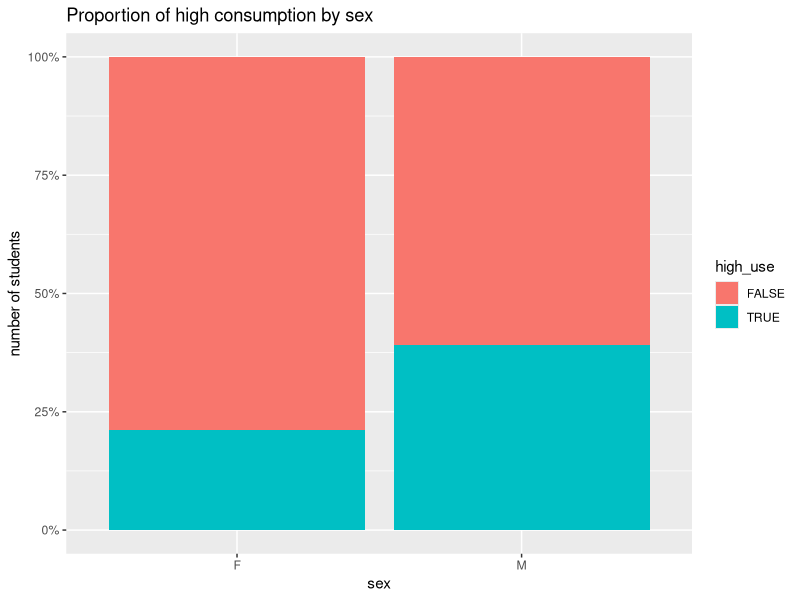
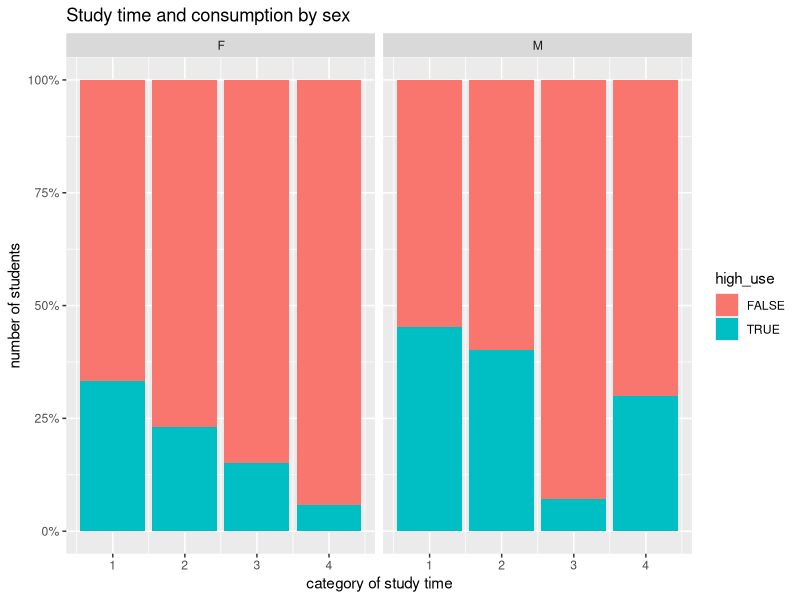
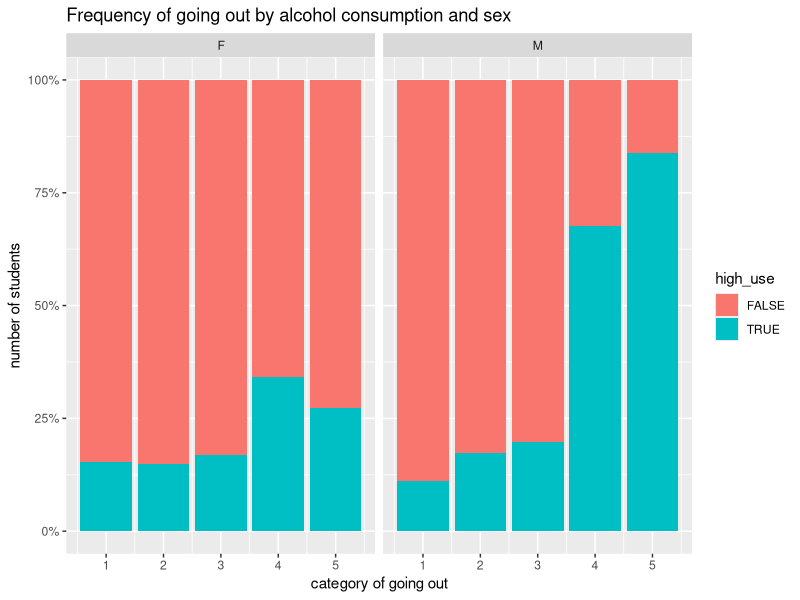
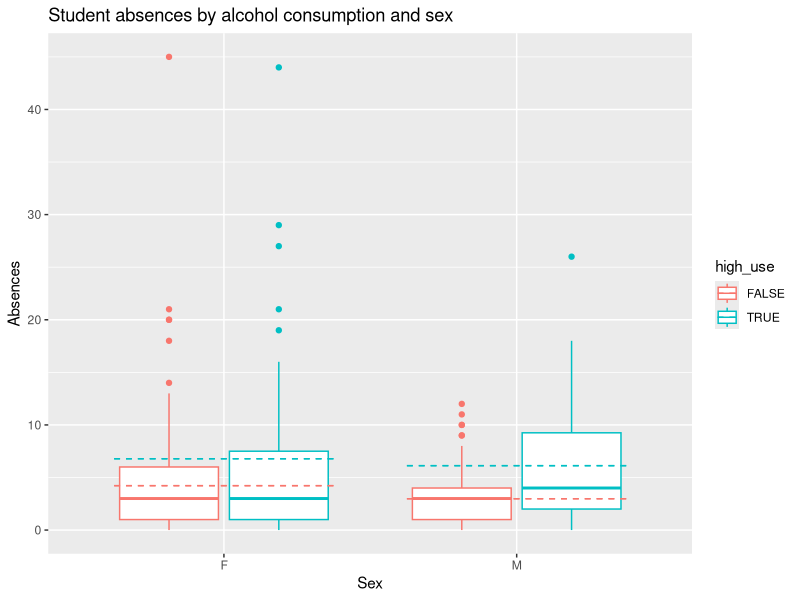
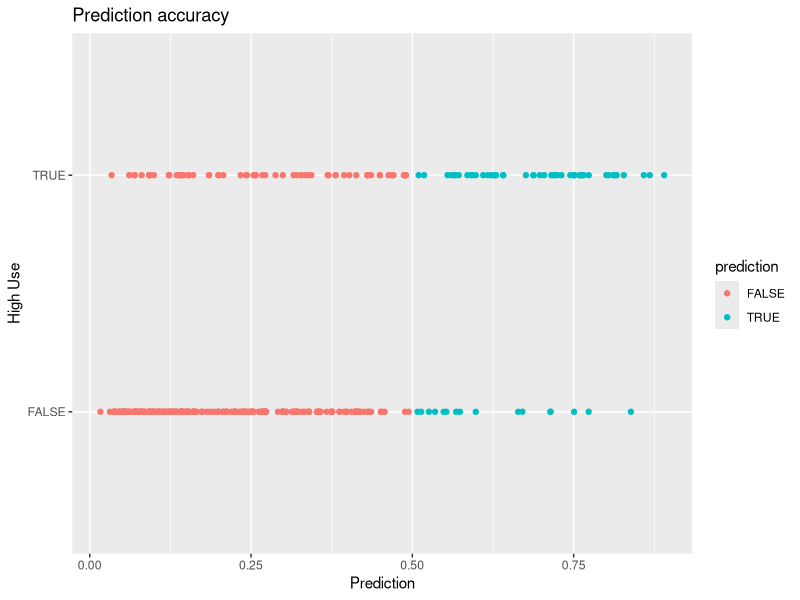

Recreate these plots in R, in order.
## ---- chunk 1
alc <- read.table("data/alc.txt")
colnames(alc)
## ---- chunk 2
library(ggplot2)
ggplot(alc, aes(sex, ..count..)) + 
  ylab("number of students") +
  xlab("sex") +
  scale_y_continuous(labels = scales::percent) +
  geom_bar(aes(fill = high_use), position = "fill") +
  ggtitle("Proportion of high consumption by sex")

## ---- chunk 3
library(ggplot2)
ggplot(alc, aes(studytime, ..count..)) + 
  ylab("number of students") +
  xlab("category of study time") +
  scale_y_continuous(labels = scales::percent) +
  facet_wrap(~sex) +
  geom_bar(aes(fill = high_use), position = "fill") +
  ggtitle("Study time and consumption by sex")  
## ---- chunk 4
ggplot(alc, aes(goout, ..count..)) + 
  ylab("number of students") +
  xlab("category of going out") +
  scale_y_continuous(labels = scales::percent) +
  facet_wrap(~sex) +
  geom_bar(aes(fill = high_use), position = "fill") +
  ggtitle("Frequency of going out by alcohol consumption and sex")
## ---- chunk 5
ggplot(alc, aes(x = sex, y = absences, col = high_use)) + 
  geom_boxplot() + 
  stat_summary(fun.y = mean, geom = "errorbar", aes(ymax = ..y.., ymin = ..y..),  width = .75, linetype = "dashed") +
  ylab("Absences") +
  xlab("Sex") +
  ggtitle("Student absences by alcohol consumption and sex")
## ---- chunk 6
m <- glm(high_use ~ sex + studytime + goout + absences, data = alc, family = "binomial")
summary(m)
## ---- chunk 7
coef(m)
## ---- chunk 8
library(dplyr)
OddsRatio <- coef(m) %>% exp
ConfidenceInterval <- confint(m) %>% exp
cbind(OddsRatio, ConfidenceInterval)
## ---- chunk 9
library(dplyr)
probabilities <- predict(m, type = "response")

# create new column with predictions
alc <- mutate(alc, probability = probabilities)

# new column for whether prediction was accurate
alc <- mutate(alc, prediction = probability > 0.5)

table(high_use = alc$high_use, prediction = alc$prediction)
table(high_use = alc$high_use, prediction = alc$prediction) %>% prop.table %>% addmargins
## ---- chunk 10
ggplot(alc, aes(x = probability, y = high_use, col = prediction)) +
  geom_point() +
  ylab("High Use") +
  xlab("Prediction") +
  ggtitle("Prediction accuracy")
## ---- chunk 11
# function for calculating mean prediction error
loss_func <- function(class, prob) {
  n_wrong <- abs(class - prob) > 0.5
  mean(n_wrong)
}

# call loss_func to compute the average number of wrong predictions in the (training) data
loss_func(class = alc$high_use, prob = 0)
## ---- chunk 12
# function for calculating mean prediction error
loss_func2 <- function(class, prob) {
  n_wrong <- abs(class - prob) > 0.5
  mean(n_wrong)
}

# call loss_func to compute the average number of wrong predictions in the (training) data
loss_func2(class = alc$high_use, prob = 0.5)

## ---- chunk 13
library(boot)
#10-fold cross-validation
cv <- cv.glm(data = alc, cost = loss_func, glmfit = m, K = 10)
# average number of wrong predictions in the cross validation
cv$delta[1]
